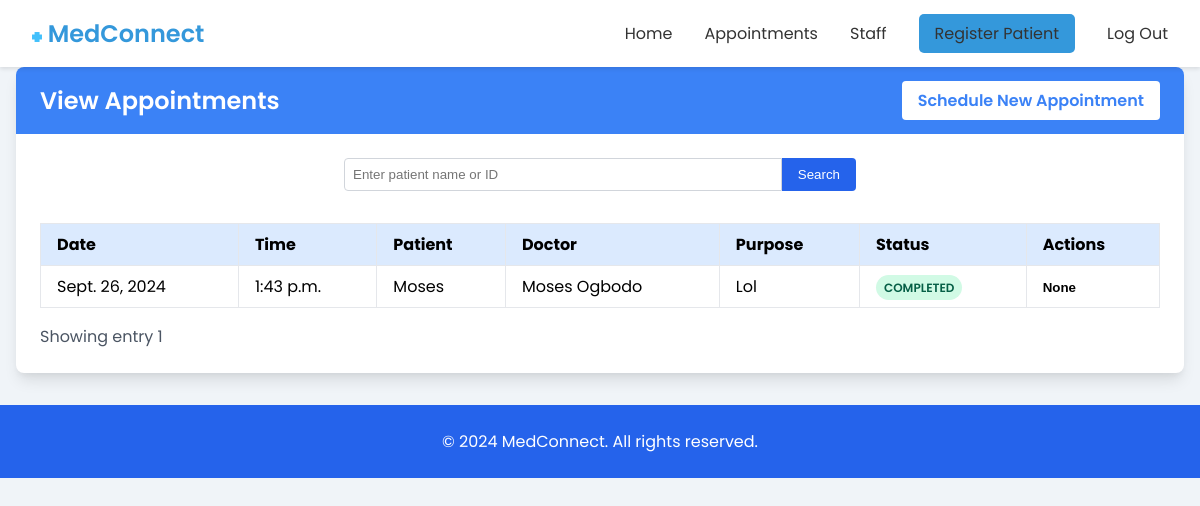
Before: /appointment_view/ (signed in) with the older database file.
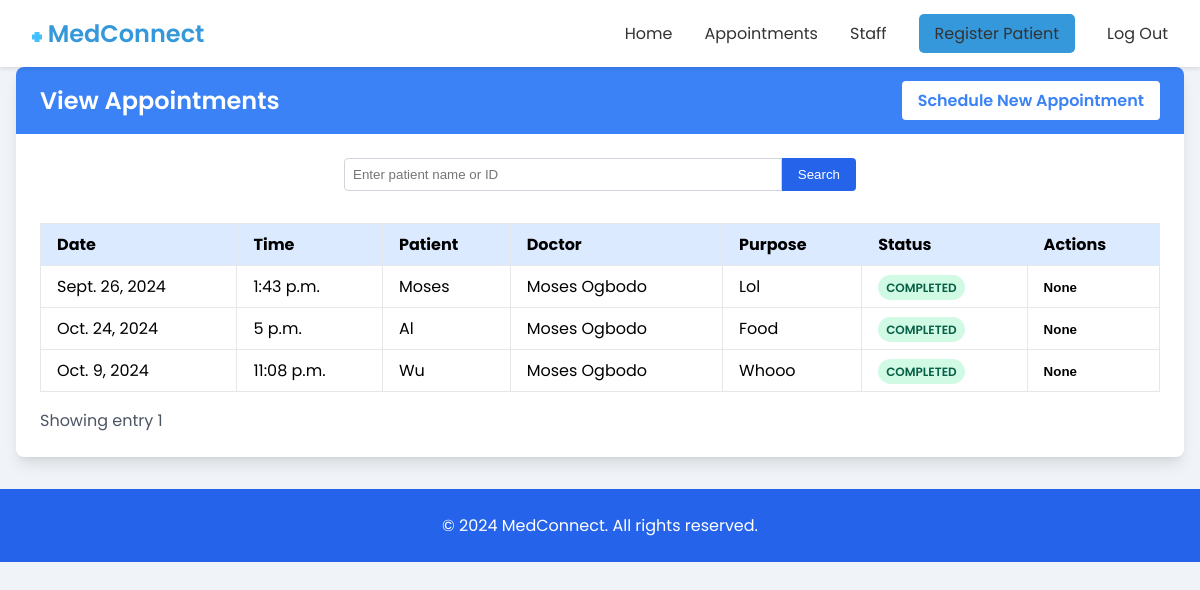
After: the same page with the newer database file.
### medconnect_core/models.py (models this page shows, shortened)
class Appointment(models.Model):
        patient = models.ForeignKey(PatientProfile,limit_choices_to={'is_staff':False}, on_delete=models.CASCADE, null=True)
        date=models.DateField(default=datetime.datetime.today)
        time = models.TimeField(default=datetime.datetime.today)
        purpose = models.TextField(max_length=100, null=True)
        doctor=models.ForeignKey(PatientProfile,related_name="doctor" ,on_delete=models.CASCADE,limit_choices_to={'status':"Doctor"}, null=True)
        status = models.CharField(max_length=20, choices=[
            ('SCHEDULED', 'Scheduled'),
            ('CANCELLED', 'Cancelled'),
            ('COMPLETED', 'Completed')
        ], default='SCHEDULED')
        created_at = models.DateTimeField(auto_now_add=True)

class PatientProfile(models.Model):
    user = models.OneToOneField(User, on_delete=models.CASCADE,null=True)
    date_of_birth = models.DateField(blank=True, null=True)
    gender = models.CharField(max_length=10, choices=[('Male', 'Male'), ('Female', 'Female')], blank=True, null=True)
    blood_type = models.CharField(max_length=2, choices=[('AA', 'AA'), ('AS', 'AS'), ('SS', 'SS')], blank=True, null=True)
    phone_number = models.CharField(max_length=15, blank=True, null=True)
    address = models.TextField(blank=True, null=True)
    emergency_contact_name = models.CharField(max_length=100, blank=True, null=True)
    emergency_contact_number = models.CharField(max_length=15, blank=True, null=True)
    allergies = models.CharField(max_length=255, blank=True, null=True)
    medical_history = models.TextField(blank=True, null=True)
    current_medications = models.TextField(blank=True, null=True)
    insurance_provider = models.CharField(max_length=100, blank=True, null=True)
    insurance_policy_number = models.CharField(max_length=100, blank=True, null=True)
    additional_information = models.TextField(blank=True, null=True)
    next_of_kin = models.CharField(max_length=100, blank=True, null=True)
    marital_status = models.CharField(max_length=10, choices=[('Single', 'Single'), ('Married', 'Married'), ('Divorced', 'Divorced')], blank=True, null=True)
    occupation = models.CharField(max_length=100, blank=True, null=True)
    smoking_status = models.CharField(max_length=100, blank=True, null=True)
    alcohol_consumption = models.CharField(max_length=100, blank=True, null=True)
    is_staff=models.BooleanField(null=True,default=False)
    status= models.CharField(null=True, max_length=100,choices=[
        ('Patient', "Patient")  ,
          ('Doctor', "Doctor"),
          ('Admin', "Admin"),
        ('Nurse', "Nurse")
    ],default="Nurse", blank=True)
    def __str__(self):
        return f"{self.user.first_name} {self.user.last_name}"

### medconnect_core/views.py (the view, shortened to what this page needs)
# urls.py: path("appointment_view/", appointment_view, name="appointment_view"),
def appointment_view(request):
    if request.user.is_authenticated:
        appointments=Appointment.objects.all()
        current_date = timezone.now().date()
        for appointment in appointments:
            if appointment.date < current_date:
                appointment.status="COMPLETED"
        p=Paginator(appointments,6)
        page_number=request.GET.get('page')
        try:
            appointments=p.get_page(page_number)
        except PageNotAnInteger:
            appointments=p.page(1)#if pnumber isnt int assign to firstpaage
        except EmptyPage:
            appointments=p.page(p.num_pages)
        return render(request, "core/view_appointment.html",{"appointments":appointments})
    else:
        messages.success(request, "Please login first")
        return redirect("staff_login")

### medconnect_core/templates/core/view_appointment.html (shortened to what this page needs)
<!DOCTYPE html>
<html lang="en">
<head>
</head>
<body>
    {% include "core/nav.html" %}
    <main class="container">
        <div class="card">
            <div class="card-header">
                <h2>View Appointments</h2>
                <div>
                    <a href="{% url "schedhule_appointment" %}" class="button button-white">Schedule New Appointment</a>
                </div>
            </div>
            <div class="card-body">
                <div>
                    <form class="search-form"  method="post">
                        <input type="text" id="search" name="search" placeholder="Enter patient name or ID" class="search-input">
                        <button type="submit" class="search-button">Search</button>
                    </form>
                </div>
                <div style="overflow-x: auto;">
                    <table>
                        <thead>
                            <tr>
                                <th>Date</th>
                                <th>Time</th>
                                <th>Patient</th>
                                <th>Doctor</th>
                                <th>Purpose</th>
                                <th>Status</th>
                                <th>Actions</th>
                            </tr>
                        </thead>
                        <tbody>
                           {% for appointment in appointments.object_list  %}
                           <tr>
                            <td>{{appointment.date}}</td>
                            <td>{{appointment.time}}</td>
                            <td>{{appointment.patient.user.first_name}}</td>
                            <td>{{appointment.doctor}}</td>
                            <td>{{appointment.purpose}}</td>
                            <td>
                                <span class="status-badge">
                                    {{appointment.status}}
                                </span>
                            </td>
                           {% if appointment.status != "SCHEDULED" %}
                           <td>
                            <button class="action-button">None</button>
                           </td>
                       {% else %}
                       <td>
                        <a href="{% url "appointment_complete" appointment.id %}" class="action-button complete">Mark Completed</a>
                        <a href="{% url 'appointment_cancel' appointment.id %}" id="cancel-link" class="action-button cancel">Cancel</a>
                    </td>
                           {% endif %}
                        </tr>
                           {% endfor %}
                        </tbody>
                    </table>
                </div>
                <div class="pagination">
                    <div class="pagination-info">
                        <span>Showing entry {{appointments.number}} </span>
                    </div>
                </div>
            </div>
        </div>
    </main>
    <footer>
        <div class="container">
            <p>&copy; 2024 MedConnect. All rights reserved.</p>
        </div>
    </footer>
</body>
</html>

Changed rows visible on the page:
added Appointment: date "Oct. 24, 2024", time "5 p.m.", patient.user.first_name "Al", doctor "Moses Ogbodo", purpose "Food", status "COMPLETED", shows "None"
added Appointment: date "Oct. 9, 2024", time "11:08 p.m.", patient.user.first_name "Wu", doctor "Moses Ogbodo", purpose "Whooo", status "COMPLETED", shows "None"
